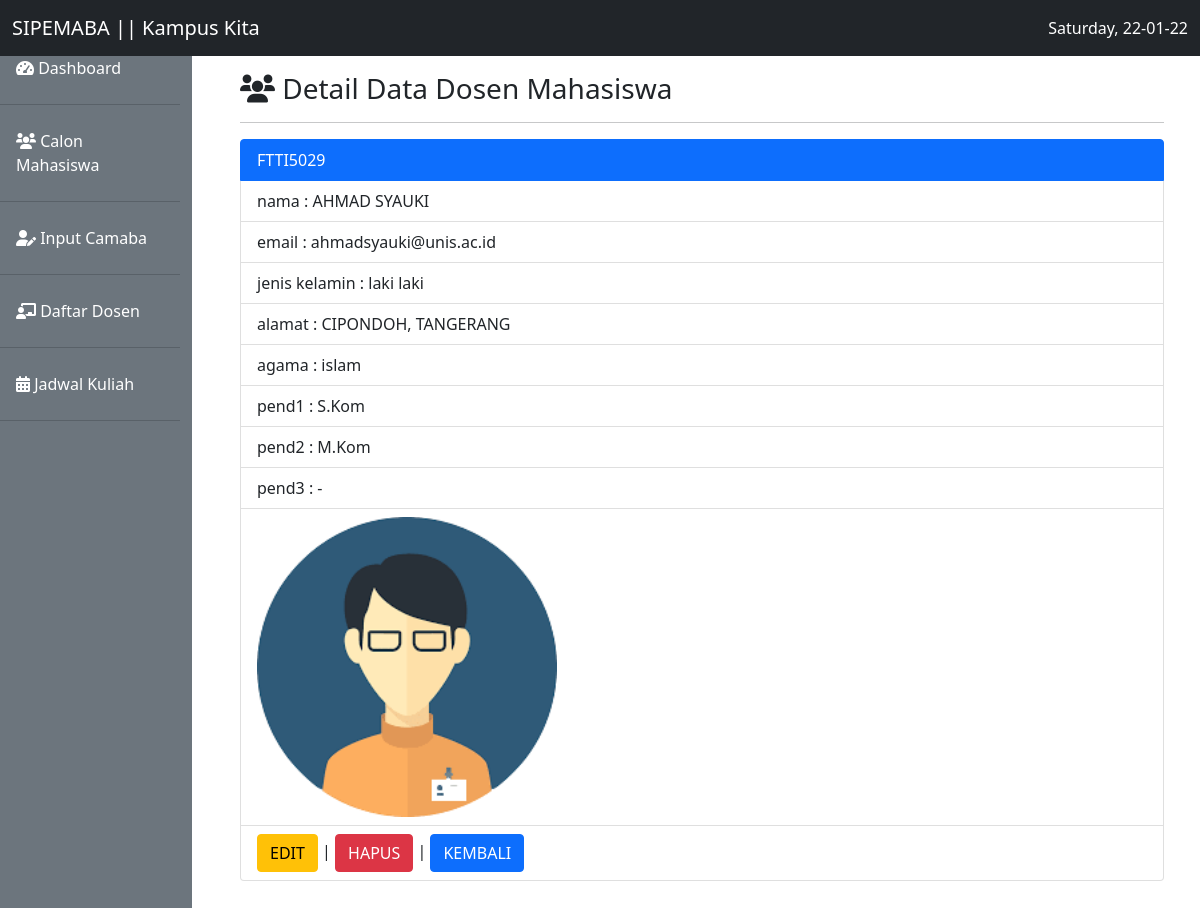
/detail_dosen.php?id=8, run on the app's committed database.
### tables this page shows
CREATE TABLE `dosen_unis` (
  `id` int(11) NOT NULL,
  `nidn` varchar(15) NOT NULL,
  `nama` varchar(40) NOT NULL,
  `email` varchar(50) NOT NULL,
  `jenis_kelamin` varchar(11) NOT NULL,
  `alamat` varchar(255) NOT NULL,
  `agama` varchar(10) NOT NULL,
  `pend1` varchar(40) NOT NULL,
  `pend2` varchar(40) NOT NULL,
  `pend3` varchar(40) NOT NULL,
  `foto_dosen` varchar(15) NOT NULL
);

### functions.php (called while the page is built, shortened)
<?php
$conn = mysqli_connect('localhost', 'root', '', 'kampuskita');
function query($query)
{
  global $conn;
  $result = mysqli_query($conn, $query);
  if (mysqli_num_rows($result) == 1) {
    return mysqli_fetch_assoc($result);
  }
  $rows = [];
  return $rows;
}

### detail_dosen.php (the view, shortened to what this page needs)
<?php
require 'functions.php';
$id = $_GET['id'];
$camaba = query("SELECT * FROM dosen_unis WHERE id=$id");
?>
<!doctype html>
<html lang="en">
<head>
  <link href="tema/bootstrap/css/bootstrap.min.css" rel="stylesheet">
  <link rel="stylesheet" href="tema/fontawesome/css/all.min.css">
</head>
<body>
  <nav class="navbar navbar-expand-lg navbar-light bg-dark fixed-top">
    <div class="container-fluid">
      <a class="navbar-brand text-white" href="#">SIPEMABA || Kampus Kita</a>
      <div class="collapse navbar-collapse" id="navbarSupportedContent">
        <div class="text-white">
          <?php echo date("l, d-m-y"); ?>
        </div>
      </div>
    </div>
  </nav>
  <div class="row mt-4">
    <div class="col-md-2 mr-2 pr-3 pt-4 bg-secondary">
      <ul class="nav flex-column">
        <li class="nav-item">
          <a class="nav-link text-white" aria-current="page" href="#"><i class="fas fa-tachometer-alt"></i> Dashboard</a>
          <hr class="bg-dark">
        </li>
        <li class="nav-item">
          <a class="nav-link text-white" href="index.php"><i class="fas fa-users"></i> Calon Mahasiswa</a>
          <hr>
        </li>
        <li class="nav-item">
          <a class="nav-link text-white" href="tambah.php"><i class="fas fa-user-edit"></i> Input Camaba</a>
          <hr>
        </li>
        <li class="nav-item">
          <a class="nav-link text-white" href="dosen.php"><i class="fas fa-chalkboard-teacher"></i> Daftar Dosen</a>
          <hr>
        </li>
        <li class="nav-item">
          <a class="nav-link text-white" href="#"><i class="fas fa-calendar-alt"></i> Jadwal Kuliah</a>
          <hr>
        </li>
      </ul>
    </div>
    <div class="col-md-10 p-5 pt-5">
      <h3> <i class="fas fa-users"></i> Detail Data Dosen Mahasiswa </h3>
      <hr>
      <ul class="list-group">
        <li class="list-group-item active"> <?= $camaba['nidn']; ?> </li>
        <li class="list-group-item">nama : <?= $camaba['nama']; ?> </li>
        <li class="list-group-item">email : <?= $camaba['email']; ?> </li>
        <li class="list-group-item">jenis kelamin : <?= $camaba['jenis_kelamin']; ?> </li>
        <li class="list-group-item">alamat : <?= $camaba['alamat']; ?> </li>
        <li class="list-group-item">agama : <?= $camaba['agama']; ?> </li>
        <li class="list-group-item">pend1 : <?= $camaba['pend1']; ?> </li>
        <li class="list-group-item">pend2 : <?= $camaba['pend2']; ?> </li>
        <li class="list-group-item">pend3 : <?= $camaba['pend3']; ?> </li>
        <li class="list-group-item"><img src="image/dosen/<?= $camaba['foto_dosen']; ?>" alt="" width="300px"></li>
        <li class="list-group-item"><a href="edit_dosen.php?id=<?= $camaba['id']; ?>" class="btn btn-warning" role="button">EDIT</a> |
          <a href="hapus_dosen.php?id=<?= $camaba['id']; ?>" onclick="return confirm('apakah anda ingin menghapus data ini?');" class="btn btn-danger" role="button">HAPUS</a> |
          <a href="dosen.php" class="btn btn-primary" role="button">KEMBALI</a>
        </li>
      </ul>
    </div>
  </div>
</body>
</html>

### data on the page
dosen_unis: nidn "FTTI5029", nama "AHMAD SYAUKI", email "ahmadsyauki@unis.ac.id", jenis_kelamin "laki laki", alamat "CIPONDOH, TANGERANG", agama "islam", pend1 "S.Kom", pend2 "M.Kom", pend3 "-", foto_dosen (picture)
